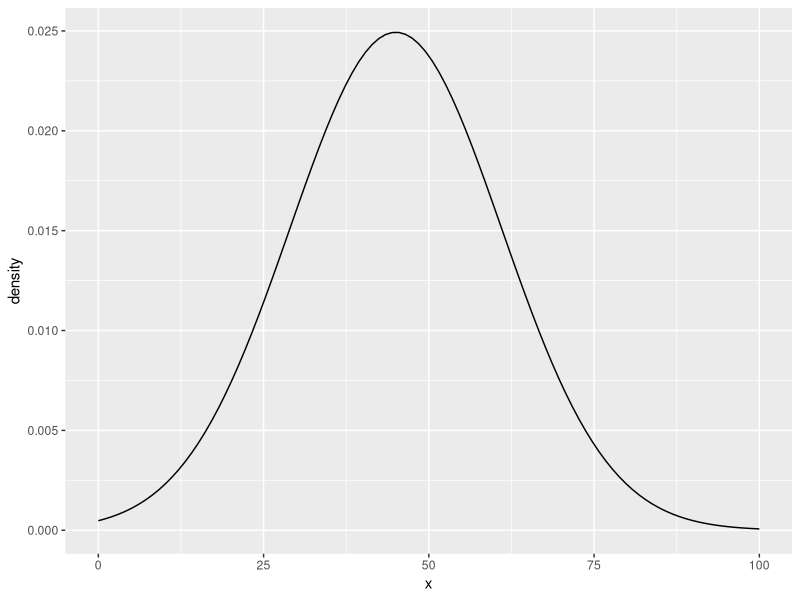
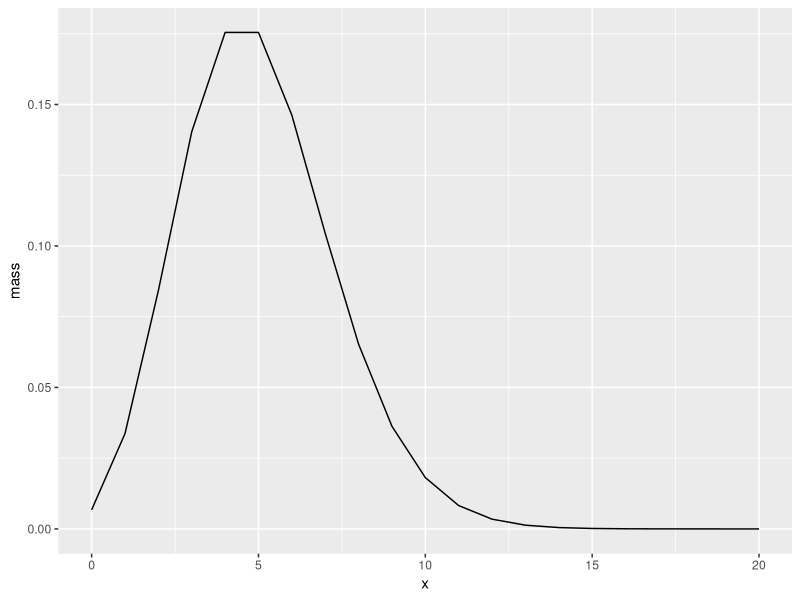

The R script that drew these images, in order: (Note: this script raises an error after producing the figures.)
library(tidyverse)


# 1. define the possible outcomes
foo <- tibble(
  x = seq(-0,100, length.out = 100)
)

# 2. Choose our parameters
mu <- 45
sig <- 16

# 3. Calculate density
foo <- mutate(foo, density = dnorm(x, mean = mu, sd = sig))

# 4. Plot it!

ggplot(foo, aes(x, density)) +
  geom_line()


# Poisson

# 1. define the possible outcomes
foo <- tibble(
  x = seq(0,20, by = 1)
)

# 2. Choose our parameters
lambda <- 5


# 3. Calculate density
foo <- mutate(foo, mass = dpois(x, lambda = lambda))

# 4. Plot it!

ggplot(foo, aes(x, mass)) +
  geom_line()




foo2 <- tibble(
  x = seq(0,50, length.out = 100)
)



foo2 <- mutate(foo2, density = dgeom(x, prob = 1))

foo2 <- dgeom(seq(0,50, by = 1), prob = 0.01)

ggplot(foo2, aes(x, prob)) +
  geom_line()



# dgamma()
# 1. define the possible outcomes
foo <- tibble(
  x = seq(0,10, by = 0.1)
)

# 2. Choose our parameters
shape <- 4
rate <- 2


# 3. Calculate density
foo <- mutate(foo, density = dgamma(x, shape = shape, rate = rate))

# 4. Plot it!
ggplot(foo, aes(x, density)) +
  geom_line()



